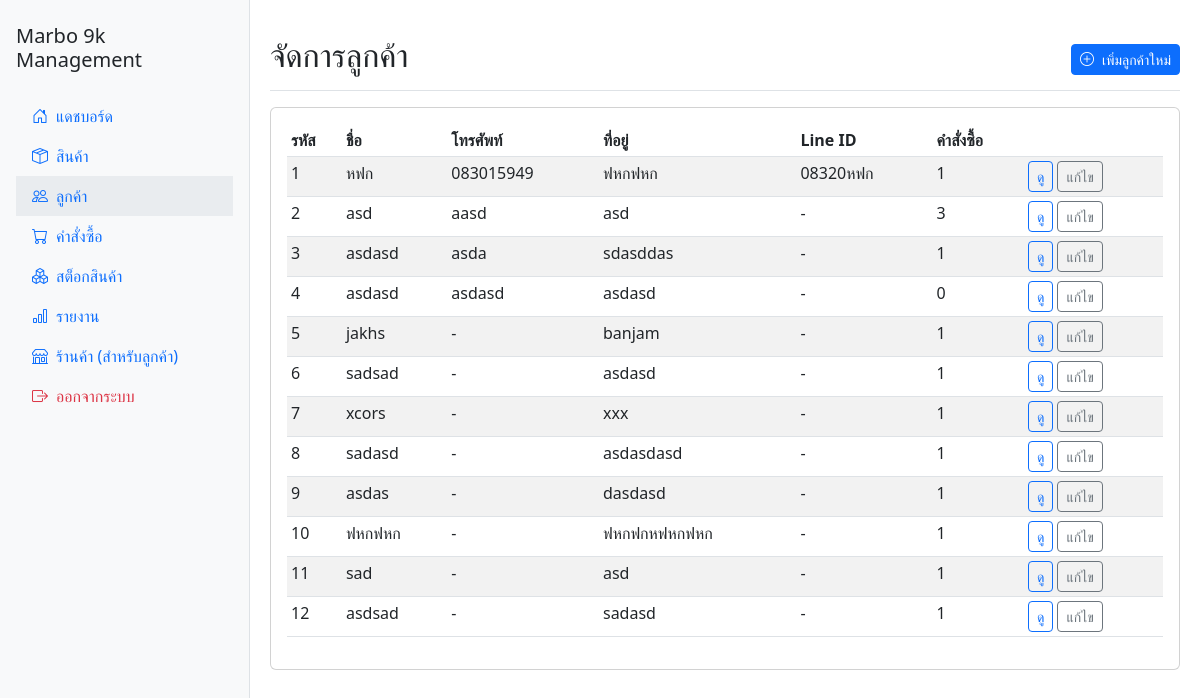
The app's page /customers (signed in) with its own data.
### app.py (models this page shows)
class Customer(db.Model):
    id = db.Column(db.Integer, primary_key=True)
    name = db.Column(db.String(100), nullable=False)
    phone = db.Column(db.String(20))
    address = db.Column(db.Text)
    line_id = db.Column(db.String(100))
    created_at = db.Column(db.DateTime, default=datetime.utcnow)
    orders = db.relationship('Order', backref='customer', lazy=True)

### app.py (the view)
@app.route('/customers')
@login_required
def customers():
    customers_list = Customer.query.all()
    return render_template('customers.html', customers=customers_list)

### app.py (called while the page is built)
@login_manager.user_loader
def load_user(user_id):
    return User.query.get(int(user_id))

### templates/customers.html
{% extends 'base.html' %}
{% block content %}
<div class="d-flex justify-content-between flex-wrap flex-md-nowrap align-items-center pt-3 pb-2 mb-3 border-bottom">
    <h1 class="h2">จัดการลูกค้า</h1>
    <div class="btn-toolbar mb-2 mb-md-0">
        <a href="{{ url_for('add_customer') }}" class="btn btn-sm btn-primary"><i class="bi bi-plus-circle me-2"></i>เพิ่มลูกค้าใหม่</a>
    </div>
</div>
<div class="card">
    <div class="card-body">
        <div class="table-responsive">
            <table class="table table-striped table-sm">
                <thead><tr><th>รหัส</th><th>ชื่อ</th><th>โทรศัพท์</th><th>ที่อยู่</th><th>Line ID</th><th>คำสั่งซื้อ</th><th></th></tr></thead>
                <tbody>
                    {% for customer in customers %}
                    <tr>
                        <td>{{ customer.id }}</td>
                        <td>{{ customer.name }}</td>
                        <td>{{ customer.phone or '-' }}</td>
                        <td>{{ customer.address or '-' }}</td>
                        <td>{{ customer.line_id or '-' }}</td>
                        <td>{{ customer.orders|length }}</td>
                        <td>
                            <a href="{{ url_for('view_customer', id=customer.id) }}" class="btn btn-sm btn-outline-primary">ดู</a>
                            <a href="{{ url_for('edit_customer', id=customer.id) }}" class="btn btn-sm btn-outline-secondary">แก้ไข</a>
                        </td>
                    </tr>
                    {% else %}
                    <tr><td colspan="7" class="text-center">ยังไม่มีลูกค้าในระบบ</td></tr>
                    {% endfor %}
                </tbody>
            </table>
        </div>
    </div>
</div>
{% endblock %}

### records on screen
Customer: id "1", name "หฟก", phone "083015949", address "ฟหกฟหก", line "08320หฟก", orders|length "1"
Customer: id "2", name "asd", phone "aasd", address "asd", line "-", orders|length "3"
Customer: id "3", name "asdasd", phone "asda", address "sdasddas", line "-", orders|length "1"
Customer: id "4", name "asdasd", phone "asdasd", address "asdasd", line "-", orders|length "0"
Customer: id "5", name "jakhs", phone "-", address "banjam", line_id "-", orders|length "1"
Customer: id "6", name "sadsad", phone "-", address "asdasd", line_id "-", orders|length "1"
Customer: id "7", name "xcors", phone "-", address "xxx", line_id "-", orders|length "1"
Customer: id "8", name "sadasd", phone "-", address "asdasdasd", line_id "-", orders|length "1"
Customer: id "9", name "asdas", phone "-", address "dasdasd", line_id "-", orders|length "1"
Customer: id "10", name "ฟหกฟหก", phone "-", address "ฟหกฟกหฟหกฟหก", line_id "-", orders|length "1"
Customer: id "11", name "sad", phone "-", address "asd", line_id "-", orders|length "1"
Customer: id "12", name "asdsad", phone "-", address "sadasd", line_id "-", orders|length "1"
